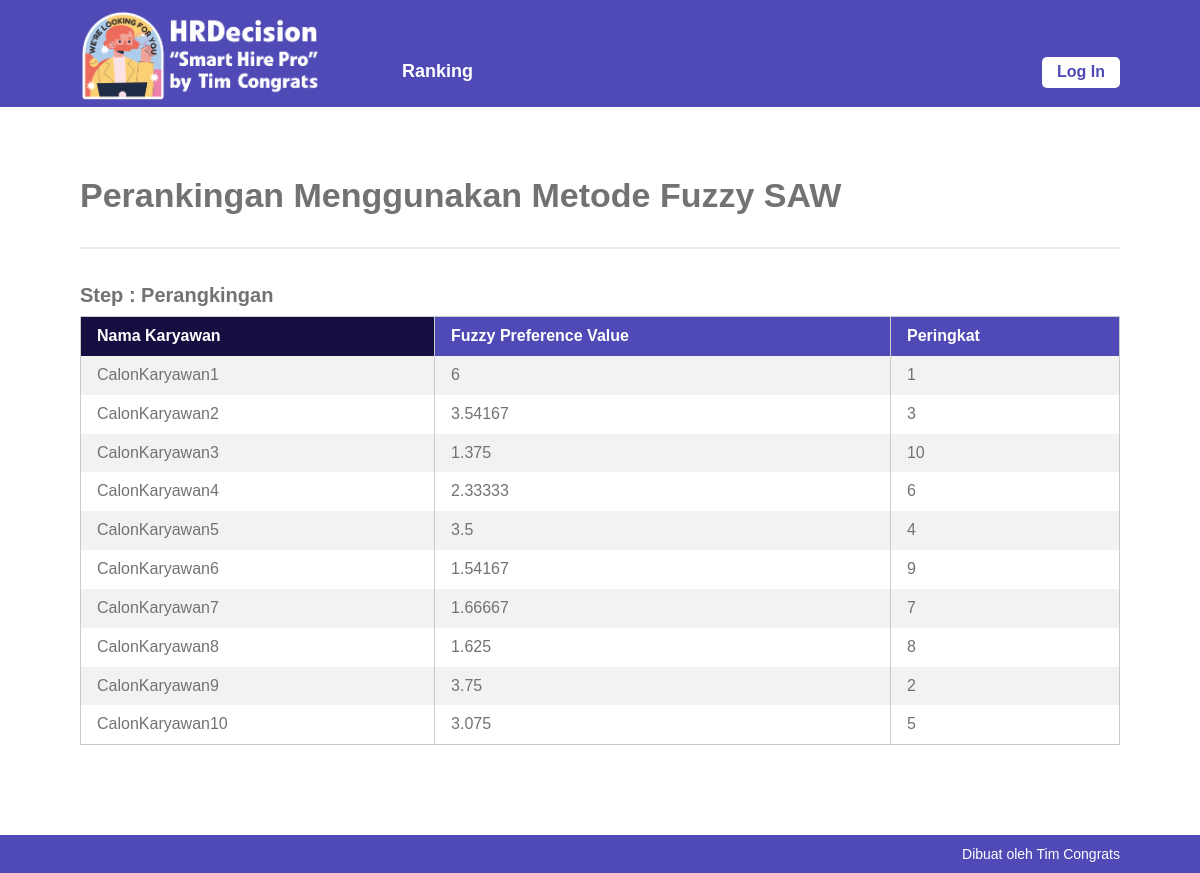
/ranking-fuzzysaw.php, run on the app's committed database.
### tables this page shows
CREATE TABLE `karyawan` (
  `id_karyawan` int(10) NOT NULL,
  `nama_karyawan` varchar(20) NOT NULL,
  `tanggal_tes` date NOT NULL,
  `tanggal_input` date NOT NULL
);

### ranking-fuzzysaw.php (the view, shortened to what this page needs)
<?php
require_once('includes/init.php');
$judul_page = 'Perankingan Menggunakan Metode Fuzzy SAW';
require_once('template/header.php');
$digit = 5;
$query = $pdo->prepare('SELECT id_kriteria, nama, type, bobot
	FROM kriteria ORDER BY urutan_order ASC');
$query->execute();
$query->setFetchMode(PDO::FETCH_ASSOC);
$kriterias = $query->fetchAll();
$query2 = $pdo->prepare('SELECT id_karyawan, nama_karyawan FROM karyawan');
$query2->execute();
$query2->setFetchMode(PDO::FETCH_ASSOC);
$karyawans = $query2->fetchAll();
$matriks_x = array();
foreach($kriterias as $kriteria):
	foreach($karyawans as $karyawan):
		$id_karyawan = $karyawan['id_karyawan'];
		$id_kriteria = $kriteria['id_kriteria'];
		$query3 = $pdo->prepare('SELECT nilai FROM nilai_karyawan
			WHERE id_karyawan = :id_karyawan AND id_kriteria = :id_kriteria');
		$query3->execute(array(
			'id_karyawan' => $id_karyawan,
			'id_kriteria' => $id_kriteria,
		));
		$query3->setFetchMode(PDO::FETCH_ASSOC);
		if($nilai_karyawan = $query3->fetch()) {
			$matriks_x[$id_kriteria][$id_karyawan] = $nilai_karyawan['nilai'];
		} else {
			$matriks_x[$id_kriteria][$id_karyawan] = 0;
		}
	endforeach;
endforeach;
$matriks_r = array();
foreach($matriks_x as $id_kriteria => $nilai_karyawans):
	$nilai_min = min($nilai_karyawans);
	$nilai_max = max($nilai_karyawans);
	foreach($nilai_karyawans as $id_karyawan => $nilai_karyawan) {
		$normalized_value = ($nilai_karyawan - $nilai_min) / ($nilai_max - $nilai_min);
		$matriks_r[$id_kriteria][$id_karyawan] = $normalized_value;
	}
endforeach;
$matriks_y = array();
foreach($kriterias as $kriteria):
	foreach($karyawans as $karyawan):
		$bobot = $kriteria['bobot'];
		$id_karyawan = $karyawan['id_karyawan'];
		$id_kriteria = $kriteria['id_kriteria'];
		$nilai_r = $matriks_r[$id_kriteria][$id_karyawan];
		$matriks_y[$id_kriteria][$id_karyawan] = $bobot * $nilai_r;
	endforeach;
endforeach;
$solusi_ideal_positif = array();
$solusi_ideal_negatif = array();
foreach($kriterias as $kriteria):
	$id_kriteria = $kriteria['id_kriteria'];
	$type = $kriteria['type'];
	$nilai_kriterias = array();
	foreach($karyawans as $karyawan):
		$nilai_y = $matriks_y[$id_kriteria][$karyawan['id_karyawan']];
		$nilai_kriterias[] = $nilai_y;
	endforeach;
	if($type == 'benefit') {
		$solusi_ideal_positif[$id_kriteria] = max($nilai_kriterias);
		$solusi_ideal_negatif[$id_kriteria] = min($nilai_kriterias);
	} else if($type == 'cost') {
		$solusi_ideal_positif[$id_kriteria] = min($nilai_kriterias);
		$solusi_ideal_negatif[$id_kriteria] = max($nilai_kriterias);
	}
endforeach;
$fuzzy_preference = array();
foreach($karyawans as $karyawan):
	$id_karyawan = $karyawan['id_karyawan'];
	$fpv = 0;
	foreach($kriterias as $kriteria):
		$id_kriteria = $kriteria['id_kriteria'];
		$nilai_y = $matriks_y[$id_kriteria][$id_karyawan];
		$diff_positif = abs($nilai_y - $solusi_ideal_positif[$id_kriteria]);
		$diff_negatif = abs($nilai_y - $solusi_ideal_negatif[$id_kriteria]);
		$fpv += $diff_negatif / ($diff_positif + $diff_negatif);
	endforeach;
	$fuzzy_preference[$id_karyawan] = $fpv;
endforeach;
$nilai_preferensi = array();
foreach($karyawans as $karyawan):
    $id_karyawan = $karyawan['id_karyawan'];
    $nilai_preferensi[$id_karyawan] = $fuzzy_preference[$id_karyawan];
endforeach;
arsort($nilai_preferensi);
$peringkat = array();
$ranking = 1;
foreach($nilai_preferensi as $id_karyawan => $nilai):
    $peringkat[$id_karyawan] = $ranking;
    $ranking++;
endforeach;
?>
<div class="main-content-row">
<div class="container clearfix">
	<div class="main-content main-content-full the-content">
    	<div class="row">
        	<div class="col-md-12">
            	<h1 class="mt-4"><?php echo $judul_page; ?></h1>
            	<hr>
				<h3>Step : Perangkingan</h3>
            	<table class="pure-table pure-table-striped">
                	<thead>
                    	<tr>
                    	    <th class="super-top-left">Nama Karyawan</th>
                	        <th>Fuzzy Preference Value</th>
            	            <th>Peringkat</th>
        	            </tr>
    	            </thead>
	                <tbody>
                    <?php
                	    foreach($karyawans as $karyawan):
            	            $id_karyawan = $karyawan['id_karyawan'];
        	                $ranking = $peringkat[$id_karyawan];
                	    ?>
            	        <tr>
        	                <td><?php echo $karyawan['nama_karyawan']; ?></td>
    	                    <td><?php echo round($fuzzy_preference[$id_karyawan], $digit); ?></td>
                        	<td><?php echo $ranking; ?></td>
                    	</tr>
                    	<?php endforeach; ?>
                	</tbody>
            	</table>
        	</div>
    	</div>
	</div>
</div>
</div>
<?php
require_once('template/footer.php');
?>

### template/header.php (shortened to what this page needs)
<!DOCTYPE html>
<head>
	<link rel="stylesheet" href="stylesheets/style.css">
</head>
<body>
	<div id="page">
        <header id="header">
            <div class="container clearfix">
                <div id="logo-wrap">
                    <h1 id="logo"><a href="index.php"><img src="images/logo.png" alt=""></a></h1>
                </div>
			<div id="header-content" class="clearfix">
				<nav id="nav">
					<ul class="sf-menu">
						<li><a href="ranking-fuzzysaw">Ranking</a>
						</li>
					</ul>
				</nav>
				<div id="header-right">
					<?php if(isset($_SESSION['user_id'])): ?>
						<a href="logout.php" class="button">Log Out</a>
					<?php else: ?>
						<a href="login.php" class="button">Log In</a>
					<?php endif; ?>
				</div>
			</div>
		</div>
	</header>
	<div id="main">

### template/footer.php (shortened to what this page needs)
	</div>
	<footer id="footer">
		<div class="container">
			<p>Dibuat oleh Tim Congrats</p>
		</div>
	</footer>
	</div>
</body>
</html>

### stylesheets/style.css (style rules this page uses)
html,body,div,span,applet,object,iframe,h1,h2,h3,h4,h5,h6,p,blockquote,pre,a,abbr,acronym,address,big,cite,code,del,dfn,em,img,ins,kbd,q,s,samp,small,strike,strong,sub,sup,tt,var,b,u,i,center,dl,dt,dd,ol,ul,li,fieldset,form,label,legend,table,caption,tbody,tfoot,thead,tr,th,td,article,aside,canvas,details,embed,figure,figcaption,footer,header,hgroup,menu,nav,output,ruby,section,summary,time,mark,audio, video { margin: 0; padding: 0; border: 0; font-size: 100%; vertical-align: baseline }
article,aside,details,figcaption,figure,footer,header,hgroup,menu,nav, section { display: block }
body { line-height: 1 }
ol, ul { list-style: none }
table { border-collapse: collapse; border-spacing: 0 }
*, *:before, *:after { -moz-box-sizing: border-box; -webkit-box-sizing: border-box; box-sizing: border-box }
.clearfix:before, .clearfix:after { content: " "; display: table }
.clear, .clearfix:after { clear: both }
a { color: #4f4ab5; text-decoration: none }
.container { max-width: 1100px; margin: 0 auto; position: relative; padding: 0 30px }
body { background: #4f4ab5; font-family: "PT Sans", sans-serif; color: #727272; font-size: 14px; line-height: 1.3; font-weight: 500 }
#page { background: #fff }
#header, #main, #footer { position: relative; z-index: 2 }
#header { z-index: 9 }
#page { position: relative }
img { max-width: 100%; height: auto; vertical-align: top }
h1, h2, h3, h4, h5, h6 { font-weight: 300 }
.pure-table { border-collapse: collapse; border-spacing: 0; empty-cells: show; border: 1px solid #cbcbcb; width: 100% }
.pure-table td, .pure-table th { border-left: 1px solid #cbcbcb; border-width: 0 0 0 1px; font-size: inherit; margin: 0; overflow: visible; padding: 0.5em 1em }
.pure-table th.super-top-left { background: #160d41; }
.pure-table td:first-child, .pure-table th:first-child { border-left-width: 0 }
.pure-table thead { background-color: #4f4ab5; color: #fff; text-align: left; vertical-align: bottom }
.pure-table thead th { color: #fff }
.pure-table td { background-color: transparent }
.pure-table-striped tr:nth-child(2n-1) td { background-color: #f2f2f2 }
.the-content { font-size: 16px; line-height: 1.42857 }
.the-content h1, .the-content h2, .the-content h3, .the-content h4, .the-content h5, .the-content h6 { font-weight: 700 }
.the-content h1 { font-size: 34px; margin: 0.8em 0 0.8em; padding: 0; line-height: 1.2 }
.the-content h3 { font-size: 20px; margin: 0.8em 0 0.3em }
.the-content blockquote, .the-content table, .the-content p, .the-content ul, .the-content ol, .the-content dd, .the-content pre, .the-content iframe, .the-content .flxmap-container, .the-content hr { margin-bottom: 1em }
.the-content hr { border: 0; margin: 2em 0; border-bottom: 2px solid #ebebeb }
.the-content table { margin-bottom: 50px }
img, img.size-auto, img.size-full, img.size-large, img.size-medium, .attachment img { max-width: 100%; height: auto }
.sf-menu, .sf-menu * { margin: 0; padding: 0; list-style: none }
.sf-menu li { position: relative }
.sf-menu>li { float: left }
.sf-menu a { display: block; position: relative }
button, a { -webkit-transition: all .2s ease; -moz-transition: all .2s ease; -o-transition: all .2s ease; transition: all 0.2s ease }
.the-content .button, .button { background: #4f4ab5; color: #fff; display: inline-block; font-size: 16px; font-weight: 700; line-height: 1.2; border: 0; font-family: inherit; padding: 7px 20px 9px; cursor: pointer; border-radius: 5px }
#header { background: #4f4ab5; }
#logo-wrap { float: left; padding: 10px 0 5px }
#logo { max-width: 240px }
#header-content { float: right; width: 750px; padding: 55px 0 0 }
#nav { float: left }
#nav .sf-menu li { font-size: 18px; font-weight: 700; margin-left: 20px }
#nav .sf-menu li a { color: #fff; padding: 5px 12px 10px }
#header-right { float: right; padding-top: 2px }
#header-content .button { background: #fff; color: #4f4ab5; padding: 5px 15px 7px }
#main { min-height: 500px }
.main-content { float: right; width: 77%; padding: 40px 0 }
.main-content-full { float: none; width: auto }
#footer { background: #4f4ab5; color: #ffffff; padding: 10px 0; text-align: right }

### data on the page
karyawan: nama_karyawan "CalonKaryawan1", id_karyawan "6", id_karyawan "1"
karyawan: nama_karyawan "CalonKaryawan2", id_karyawan "3.54167", id_karyawan "3"
karyawan: nama_karyawan "CalonKaryawan3", id_karyawan "1.375", id_karyawan "10"
karyawan: nama_karyawan "CalonKaryawan4", id_karyawan "2.33333", id_karyawan "6"
karyawan: nama_karyawan "CalonKaryawan5", id_karyawan "3.5", id_karyawan "4"
karyawan: nama_karyawan "CalonKaryawan6", id_karyawan "1.54167", id_karyawan "9"
karyawan: nama_karyawan "CalonKaryawan7", id_karyawan "1.66667", id_karyawan "7"
karyawan: nama_karyawan "CalonKaryawan8", id_karyawan "1.625", id_karyawan "8"
karyawan: nama_karyawan "CalonKaryawan9", id_karyawan "3.75", id_karyawan "2"
karyawan: nama_karyawan "CalonKaryawan10", id_karyawan "3.075", id_karyawan "5"

### other printed values
$judul_page "Perankingan Menggunakan Metode Fuzzy SAW"
